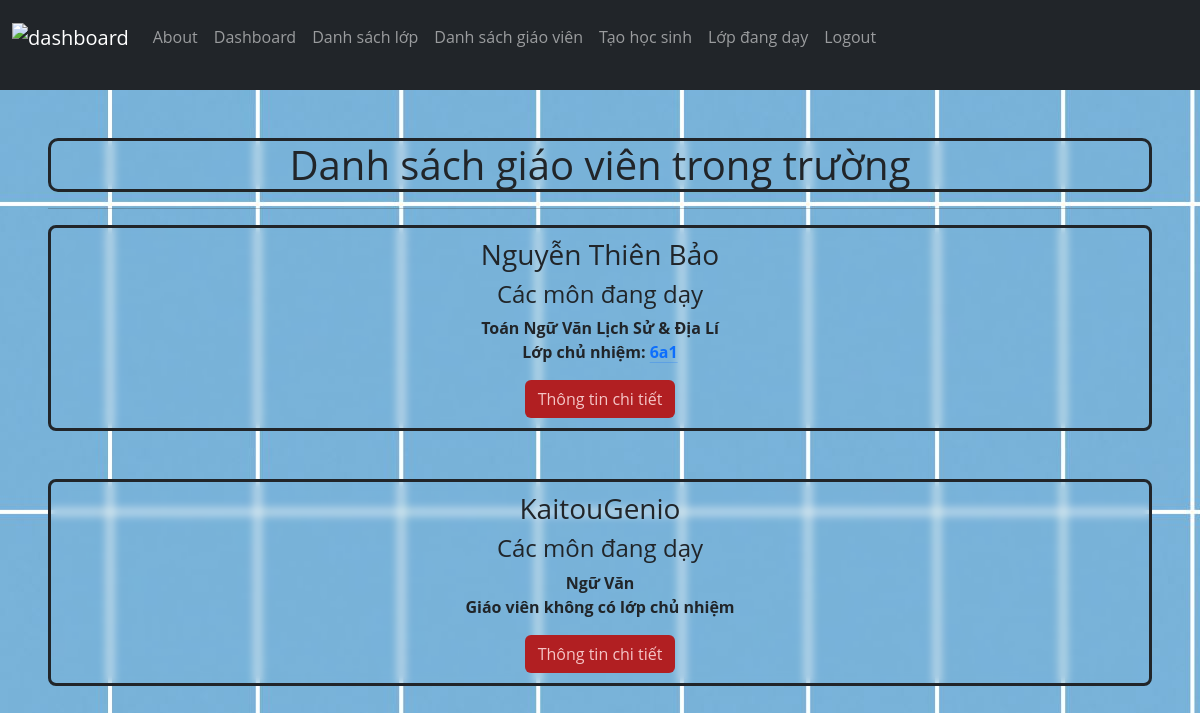
Page /teachers (signed in) on the earlier database version.
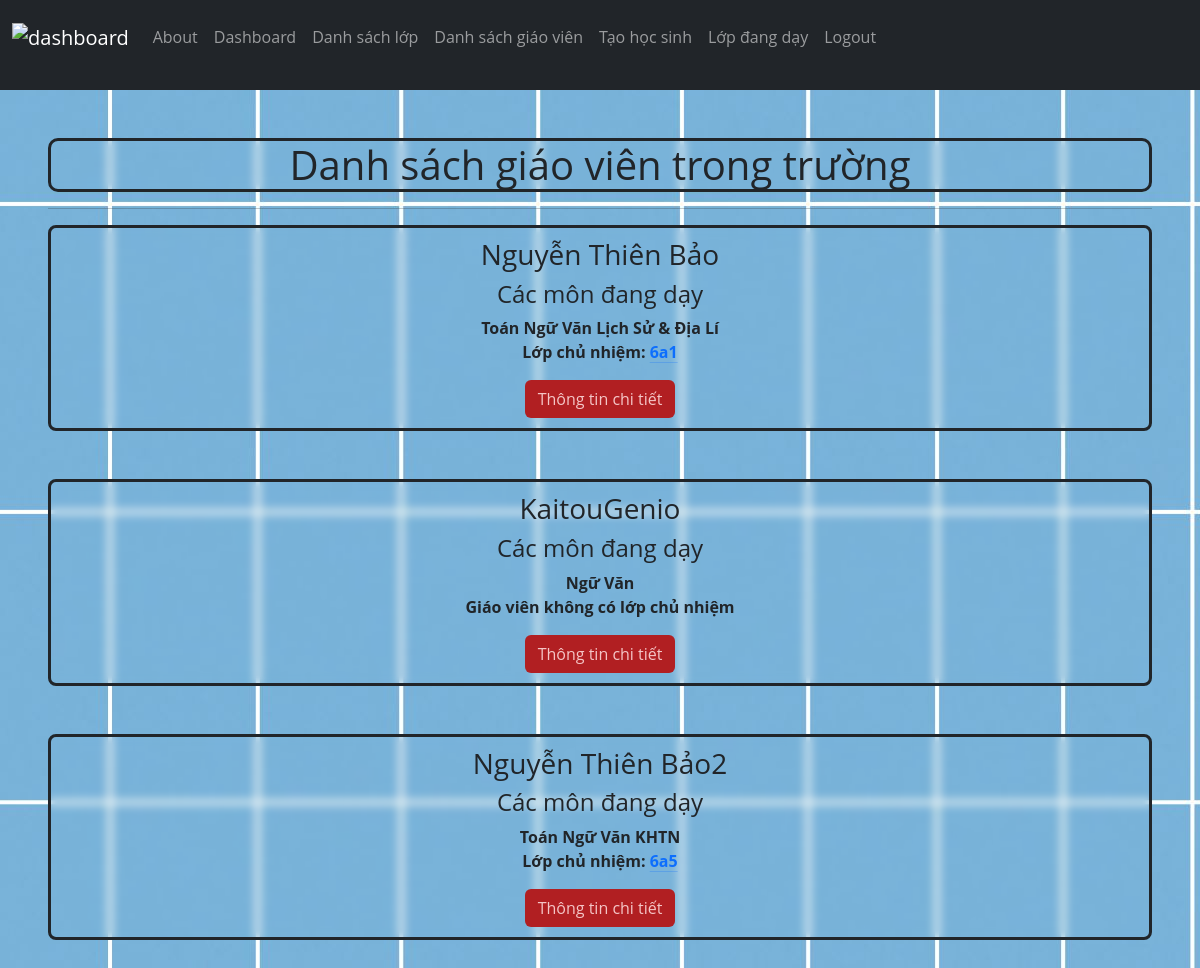
Same page on the later database version.
### Du_An/models.py (models this page shows, shortened)
class Teacher(User):
    full_name = models.CharField(max_length=200, unique=False)
    subject = models.ManyToManyField(Subject, related_name="teachers")
    contact_information = models.TextField(default="")

class Subject(models.Model):
    name = models.CharField(max_length=150, unique=True)

class ClassYearProfile(models.Model):
    classroom = models.ForeignKey(Class, on_delete=models.CASCADE, related_name="profiles") #-W profile with 's'
    year = models.PositiveSmallIntegerField(blank=False, default=date.today().year)
    form_teacher = models.OneToOneField(Teacher, on_delete=models.CASCADE, null=True, blank=True, default=None, related_name="form_class")

class Class(models.Model):
    name = models.CharField(max_length=3, unique=True)

### Du_An/views.py (the view)
# urls.py: path("teachers", views.view_teachers, name="view_teachers"),
@login_required(login_url="login")
def view_teachers(request):
    if request.method != "GET":
        return HttpResponseNotAllowed(request.method)
    teachers = Teacher.objects.all()
    return render(request, "Du_An/teachers.html", {
        "teachers": teachers
    })

### Du_An/templates/Du_An/teachers.html (shortened to what this page needs)
{% extends 'Du_An/layout.html' %}
{% load static %}
{% block style %} <link href="{% static 'Du_An/css/index.css' %}" rel="stylesheet"> {% endblock %}
{% block body %}
    <div class="teachers">
        <h1 class="teacherslist">Danh sách giáo viên trong trường</h1>
        <hr>
        {% for teacher in teachers %}
            <div class="teacher">
                <h3> {{ teacher.full_name }}</h3>
                <div class="teacherSubjects">
                    <h4>Các môn đang dạy</h4>
                    {% for subject in teacher.subject.all %} {{ subject.name }} {% endfor %}
                </div>
                <p>
                    {% if teacher.form_class %}
                        Lớp chủ nhiệm: <a href="{% url 'view_class' teacher.form_class.classroom.id %}" class="link-primary link-offset-2 link-underline-opacity-25 link-underline-opacity-75-hover"> {{ teacher.form_class.classroom.name }} </a>
                    {% else %}
                    Giáo viên không có lớp chủ nhiệm
                    {% endif %}
                </p>
                <a href="{% url 'view_teacher' teacher.id %}" class="btn detailsBtn">Thông tin chi tiết</a>
            </div>
        {% empty %}
        Chưa có giáo viên
        {% endfor %}
    </div>
{% endblock %}

Differences in the rows shown:
added Teacher: full_name "Nguyễn Thiên Bảo2", form_class.classroom.name "6a5", Subject (name "Toán"), Subject (name "Ngữ Văn")
now on this page (row unchanged): Subject: name "KHTN", shown under "Nguyễn Thiên Bảo2"
